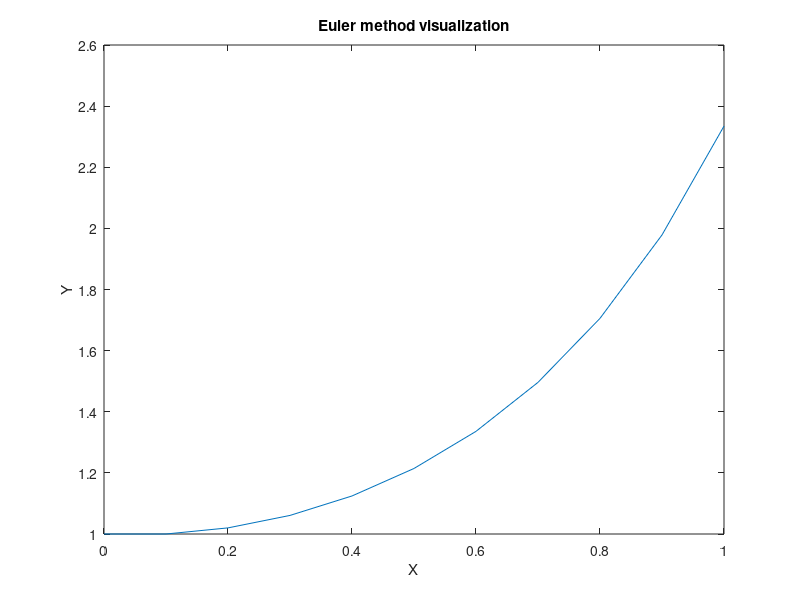

Here is the MATLAB script that generated this plot:
clc; close all; clear;

iter = 0; % Number of iterations
h = 0.1;  % Step
e = 1;    % Constraint
y0 = 1;   % Initial condition


f = @(x, y) 2 * x * y; % Ordinary differential equation
X = zeros(e / h, 1);
Y = zeros(e / h, 1);
dY = zeros(e / h, 1);

Y(1) = y0;

for i=1:h:(e+1)
    iter = iter + 1;
    dY(iter) = h * f(X(iter), Y(iter));
    
    if (i ~= (e+1))
        Y(iter + 1) = Y(iter) + dY(iter);
        X(iter + 1) = X(iter) + h;
    end
end

disp(Y);

p = figure;
plot(X, Y);
title("Euler method visualization")
xlabel("X")
ylabel("Y")
saveas(p, 'euler.png');